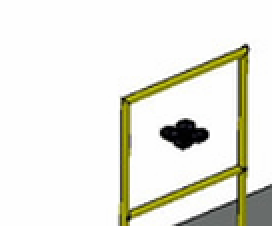
#> input picture URcomp/drone/img/Screenshot 2025-05-15 185658.png, 136 x 113 px (shown 2 times larger); its folder holds only this picture in this run
$ python rotateimages.py
#> lines starting #> are read from the running program, lines starting #| are printed output that depends on the picture
import os
import cv2
import numpy as np
from math import cos, sin, radians

def rotate_image(image, angle):
    """Rotate image by specified angle while keeping the full image visible"""
    height, width = image.shape[:2]
    image_center = (width/2, height/2)

    # Get rotation matrix
    rotation_mat = cv2.getRotationMatrix2D(image_center, angle, 1.0)

    # Calculate new bounding dimensions
    abs_cos = abs(rotation_mat[0,0])
    abs_sin = abs(rotation_mat[0,1])

    bound_w = int(height * abs_sin + width * abs_cos)
    bound_h = int(height * abs_cos + width * abs_sin)

    # Adjust rotation matrix to center
    rotation_mat[0, 2] += bound_w/2 - image_center[0]
    rotation_mat[1, 2] += bound_h/2 - image_center[1]

    # Perform rotation
    rotated_image = cv2.warpAffine(image, rotation_mat, (bound_w, bound_h))
    return rotated_image

def process_images(input_folder, output_folder):
    """Process all images in input folder and save rotated versions to output folder"""
#> called with input_folder = 'img', output_folder = 'augmented_images'
    # Create output folder if it doesn't exist
    os.makedirs(output_folder, exist_ok=True)

    # Process each image in input folder
    for filename in os.listdir(input_folder):
        if filename.lower().endswith(('.png', '.jpg', '.jpeg', '.bmp', '.tiff')):
            image_path = os.path.join(input_folder, filename)
            image = cv2.imread(image_path)
#> image is the input picture: shape (113, 136, 3); mean B, G, R 224.1, 233.3, 233.2

            if image is not None:
                # Save original image first
                base_name = os.path.splitext(filename)[0]
                original_output = os.path.join(output_folder, f"{base_name}_0.jpg")
                cv2.imwrite(original_output, image)

                # Generate rotated versions
                for angle in range(15, 181, 30):  # 15, 30, ..., 180
                    rotated = rotate_image(image, angle)
                    rotated_output = os.path.join(output_folder, f"{base_name}_{angle}.jpg")
                    cv2.imwrite(rotated_output, rotated)
#> this loop made 6 passes
#> pass 1, in rotate_image, `rotated_image = cv2.warpAffine(image, rotation_mat, (bound_w, bound_h))`:
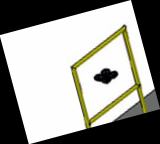
#> rotated_image: shape (144, 160, 3); mean B, G, R 149.4, 155.6, 155.6
#> pass 2, in rotate_image (call 2), `rotated_image = cv2.warpAffine(image, rotation_mat, (bound_w, bound_h))`:
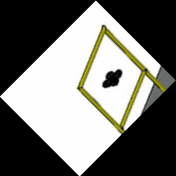
#> rotated_image: shape (176, 176, 3); mean B, G, R 111.2, 115.7, 115.7
#> pass 3, in rotate_image (call 3), `rotated_image = cv2.warpAffine(image, rotation_mat, (bound_w, bound_h))`:
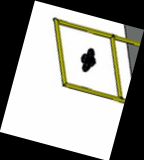
#> rotated_image: shape (160, 144, 3); mean B, G, R 149.4, 155.6, 155.5

                print(f"Processed {filename}")

if __name__ == "__main__":
    input_folder = "img"  # Folder containing your original images
    output_folder = "augmented_images"  # Folder to save augmented images

    process_images(input_folder, output_folder)
    print(f"All images processed. Augmented images saved to {output_folder}")

$ run again, on URcomp/drone/img/Screenshot 2025-05-15 185730.png
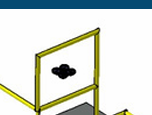
#> input picture URcomp/drone/img/Screenshot 2025-05-15 185730.png, 152 x 115 px
#> in process_images, image is the input picture: shape (115, 152, 3); mean B, G, R 213.6, 221.4, 215.9
#> the loop in process_images, `for angle in range(15, 181, 30):` made 6 passes
#> pass 1, in rotate_image, `rotated_image = cv2.warpAffine(image, rotation_mat, (bound_w, bound_h))`:
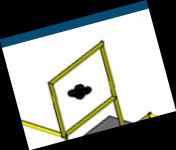
#> rotated_image: shape (150, 176, 3); mean B, G, R 141.4, 146.6, 143
#> pass 3, in rotate_image (call 3), `rotated_image = cv2.warpAffine(image, rotation_mat, (bound_w, bound_h))`:
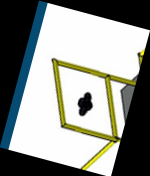
#> rotated_image: shape (176, 150, 3); mean B, G, R 141.4, 146.6, 142.9

$ run again, on URcomp/drone/img/Screenshot 2025-05-15 185748.png
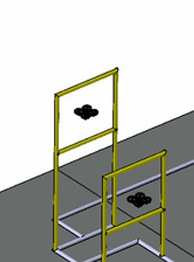
#> input picture URcomp/drone/img/Screenshot 2025-05-15 185748.png, 194 x 262 px
#> in process_images, image is the input picture: shape (262, 194, 3); mean B, G, R 179.7, 187.2, 185.9
#> the loop in process_images, `for angle in range(15, 181, 30):` made 6 passes
#> pass 1, in rotate_image, `rotated_image = cv2.warpAffine(image, rotation_mat, (bound_w, bound_h))`:
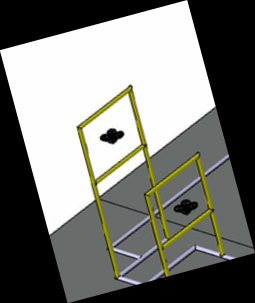
#> rotated_image: shape (303, 255, 3); mean B, G, R 118.2, 123.2, 122.3
#> pass 3, in rotate_image (call 3), `rotated_image = cv2.warpAffine(image, rotation_mat, (bound_w, bound_h))`:
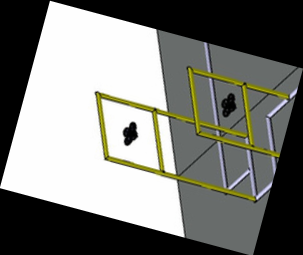
#> rotated_image: shape (255, 303, 3); mean B, G, R 118.2, 123.2, 122.3

$ run again, on URcomp/drone/img/Screenshot 2025-05-15 185758.png
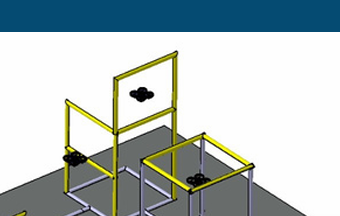
#> input picture URcomp/drone/img/Screenshot 2025-05-15 185758.png, 340 x 216 px
#> in process_images, image is the input picture: shape (216, 340, 3); mean B, G, R 189.9, 190.4, 179.4
#> the loop in process_images, `for angle in range(15, 181, 30):` made 6 passes
#> pass 1, in rotate_image, `rotated_image = cv2.warpAffine(image, rotation_mat, (bound_w, bound_h))`:
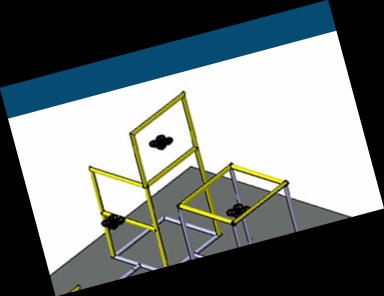
#> rotated_image: shape (296, 384, 3); mean B, G, R 122.7, 123, 115.9
#> pass 3, in rotate_image (call 3), `rotated_image = cv2.warpAffine(image, rotation_mat, (bound_w, bound_h))`:
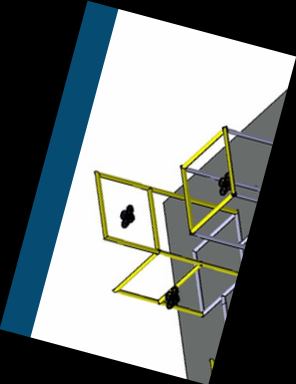
#> rotated_image: shape (384, 296, 3); mean B, G, R 122.7, 123, 115.9
